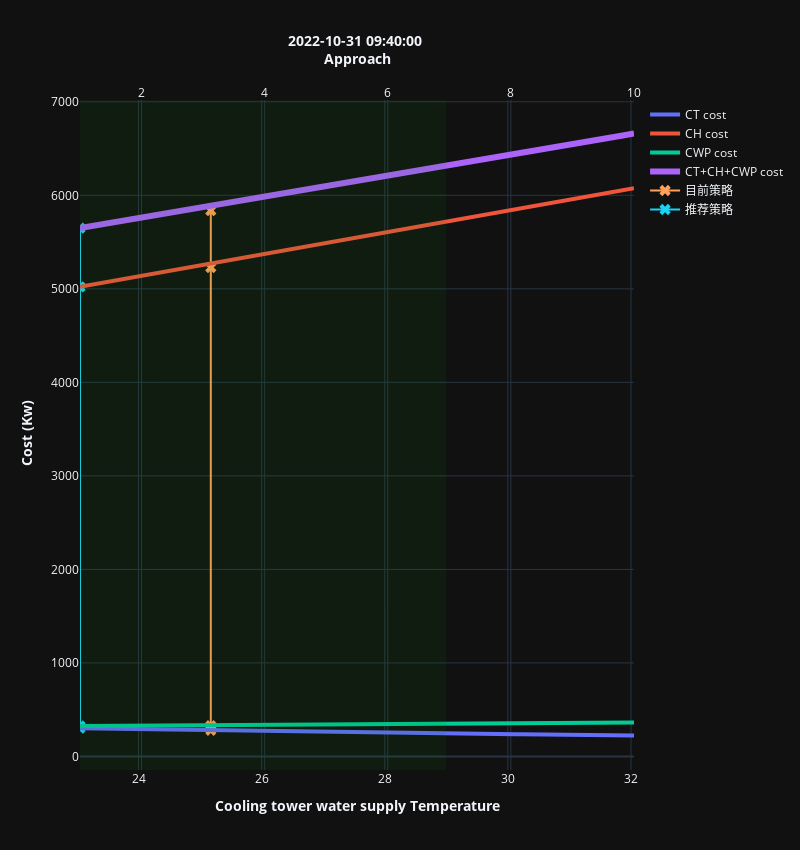

The cell this chart's notebook holds for it:
### Code cell
a = opt.predict(1)
a,b = opt.plot(21,29)
b
